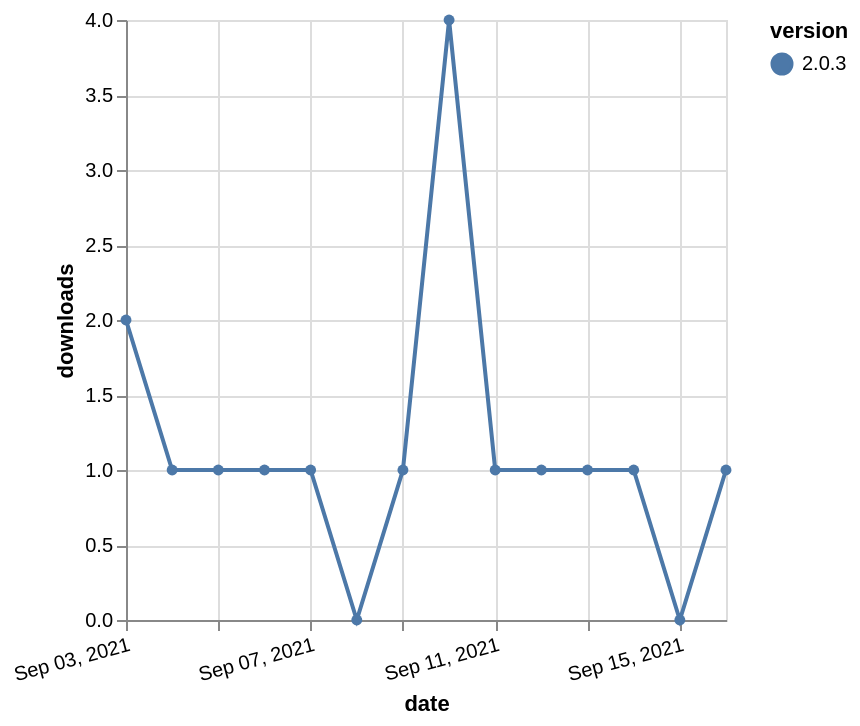

The specification (Vega-Lite) saved for this image:
### Vega-Lite specification from a JSON file in a GitHub repository (floating-point values rounded to 4 significant figures)
{"$schema": "https://vega.github.io/schema/vega-lite/v5.json", "description": "A simple bar chart with embedded data.", "data": {"values": [{"date": "2021-09-03", "total": 113, "delta": 2, "version": "2.0.3"}, {"date": "2021-09-04", "total": 114, "delta": 1, "version": "2.0.3"}, {"date": "2021-09-05", "total": 115, "delta": 1, "version": "2.0.3"}, {"date": "2021-09-06", "total": 116, "delta": 1, "version": "2.0.3"}, {"date": "2021-09-07", "total": 117, "delta": 1, "version": "2.0.3"}, {"date": "2021-09-08", "total": 117, "delta": 0, "version": "2.0.3"}, {"date": "2021-09-09", "total": 118, "delta": 1, "version": "2.0.3"}, {"date": "2021-09-10", "total": 122, "delta": 4, "version": "2.0.3"}, {"date": "2021-09-11", "total": 123, "delta": 1, "version": "2.0.3"}, {"date": "2021-09-12", "total": 124, "delta": 1, "version": "2.0.3"}, {"date": "2021-09-13", "total": 125, "delta": 1, "version": "2.0.3"}, {"date": "2021-09-14", "total": 126, "delta": 1, "version": "2.0.3"}, {"date": "2021-09-15", "total": 126, "delta": 0, "version": "2.0.3"}, {"date": "2021-09-16", "total": 127, "delta": 1, "version": "2.0.3"}]}, "width": "container", "mark": {"type": "line", "point": {"filled": true}}, "encoding": {"x": {"field": "date", "type": "temporal", "timeUnit": "yearmonthdate", "title": "date", "axis": {"labelAngle": -15}}, "y": {"field": "delta", "type": "quantitative", "title": "downloads"}, "color": {"field": "version", "type": "nominal"}, "tooltip": {"field": "delta"}}}
